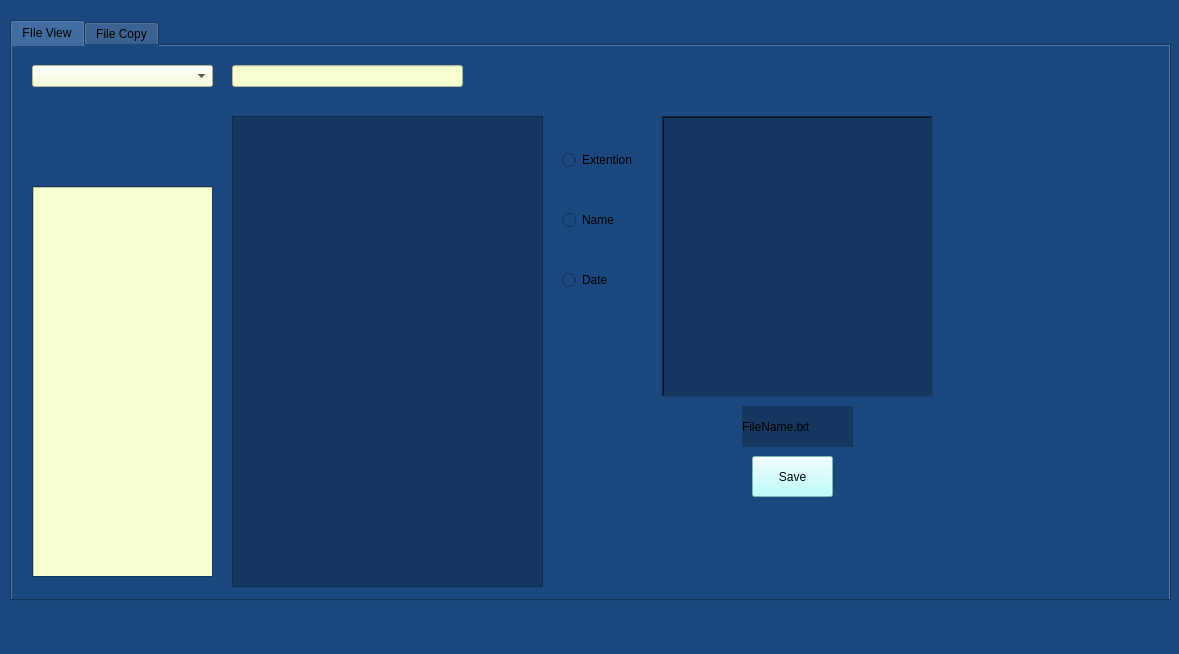
<?xml version="1.0" encoding="UTF-8"?>
<ui version="4.0">
 <class>MainWindow</class>
 <widget class="QMainWindow" name="MainWindow">
  <property name="geometry">
   <rect>
    <x>0</x>
    <y>0</y>
    <width>1179</width>
    <height>654</height>
   </rect>
  </property>
  <property name="windowTitle">
   <string>MainWindow</string>
  </property>
  <property name="styleSheet">
   <string notr="true">background-color: rgb(27, 72, 127);
alternate-background-color: rgb(108, 179, 255);</string>
  </property>
  <widget class="QWidget" name="centralwidget">
   <widget class="QTabWidget" name="tabWidget">
    <property name="geometry">
     <rect>
      <x>10</x>
      <y>20</y>
      <width>1161</width>
      <height>581</height>
     </rect>
    </property>
    <property name="currentIndex">
     <number>0</number>
    </property>
    <widget class="QWidget" name="tab">
     <attribute name="title">
      <string>FIle View</string>
     </attribute>
     <widget class="QWidget" name="verticalLayoutWidget_5">
      <property name="geometry">
       <rect>
        <x>20</x>
        <y>0</y>
        <width>181</width>
        <height>61</height>
       </rect>
      </property>
      <layout class="QVBoxLayout" name="fileDropFilterLayout">
       <item>
        <widget class="QComboBox" name="fileDropFilter">
         <property name="styleSheet">
          <string notr="true">background-color: rgb(245, 255, 207);</string>
         </property>
        </widget>
       </item>
      </layout>
     </widget>
     <widget class="QWidget" name="verticalLayoutWidget_7">
      <property name="geometry">
       <rect>
        <x>220</x>
        <y>70</y>
        <width>311</width>
        <height>471</height>
       </rect>
      </property>
      <layout class="QVBoxLayout" name="fileDropdownLayout_3">
       <item>
        <widget class="QListView" name="listView_3">
         <property name="styleSheet">
          <string notr="true">background-color: rgb(20, 54, 95);</string>
         </property>
        </widget>
       </item>
      </layout>
     </widget>
     <widget class="QWidget" name="horizontalLayoutWidget_3">
      <property name="geometry">
       <rect>
        <x>20</x>
        <y>140</y>
        <width>181</width>
        <height>391</height>
       </rect>
      </property>
      <layout class="QHBoxLayout" name="fileLayout_3">
       <item>
        <widget class="QScrollArea" name="scrollArea_3">
         <property name="widgetResizable">
          <bool>true</bool>
         </property>
         <widget class="QWidget" name="scrollAreaWidgetContents_7">
          <property name="geometry">
           <rect>
            <x>0</x>
            <y>0</y>
            <width>177</width>
            <height>387</height>
           </rect>
          </property>
          <widget class="QTreeView" name="fileTreeView">
           <property name="geometry">
            <rect>
             <x>0</x>
             <y>0</y>
             <width>181</width>
             <height>461</height>
            </rect>
           </property>
           <property name="styleSheet">
            <string notr="true">background-color: rgb(245, 255, 207);</string>
           </property>
          </widget>
         </widget>
        </widget>
       </item>
      </layout>
     </widget>
     <widget class="QWidget" name="horizontalLayoutWidget_4">
      <property name="geometry">
       <rect>
        <x>650</x>
        <y>70</y>
        <width>271</width>
        <height>281</height>
       </rect>
      </property>
      <layout class="QHBoxLayout" name="horizontalLayout_3">
       <item>
        <widget class="QLabel" name="imageLabel_2">
         <property name="styleSheet">
          <string notr="true">background-color: rgb(20, 54, 95);</string>
         </property>
         <property name="frameShape">
          <enum>QFrame::WinPanel</enum>
         </property>
         <property name="frameShadow">
          <enum>QFrame::Sunken</enum>
         </property>
         <property name="text">
          <string/>
         </property>
        </widget>
       </item>
      </layout>
     </widget>
     <widget class="QWidget" name="verticalLayoutWidget_9">
      <property name="geometry">
       <rect>
        <x>220</x>
        <y>0</y>
        <width>231</width>
        <height>61</height>
       </rect>
      </property>
      <layout class="QVBoxLayout" name="fileSearchLayout_2">
       <item>
        <widget class="QLineEdit" name="fileSearch_2">
         <property name="styleSheet">
          <string notr="true">background-color: rgb(245, 255, 207);</string>
         </property>
        </widget>
       </item>
      </layout>
     </widget>
     <widget class="QLabel" name="label_2">
      <property name="geometry">
       <rect>
        <x>730</x>
        <y>360</y>
        <width>111</width>
        <height>41</height>
       </rect>
      </property>
      <property name="styleSheet">
       <string notr="true">background-color: rgb(20, 54, 95);</string>
      </property>
      <property name="text">
       <string>FileName.txt</string>
      </property>
      <property name="wordWrap">
       <bool>true</bool>
      </property>
     </widget>
     <widget class="QWidget" name="verticalLayoutWidget_4">
      <property name="geometry">
       <rect>
        <x>550</x>
        <y>70</y>
        <width>71</width>
        <height>211</height>
       </rect>
      </property>
      <layout class="QVBoxLayout" name="fileFilterLayout_2">
       <item>
        <widget class="QRadioButton" name="extFilterButton_2">
         <property name="text">
          <string>Extention</string>
         </property>
        </widget>
       </item>
       <item>
        <widget class="QRadioButton" name="nameFilterButton_2">
         <property name="text">
          <string>Name</string>
         </property>
        </widget>
       </item>
       <item>
        <widget class="QRadioButton" name="dateFilterButton_2">
         <property name="text">
          <string>Date</string>
         </property>
        </widget>
       </item>
      </layout>
     </widget>
     <widget class="QPushButton" name="fileRenameButton">
      <property name="geometry">
       <rect>
        <x>740</x>
        <y>410</y>
        <width>81</width>
        <height>41</height>
       </rect>
      </property>
      <property name="styleSheet">
       <string notr="true">background-color: rgb(170, 255, 255);</string>
      </property>
      <property name="text">
       <string>Save</string>
      </property>
     </widget>
    </widget>
    <widget class="QWidget" name="tab_2">
     <attribute name="title">
      <string>File Copy</string>
     </attribute>
     <widget class="QPushButton" name="copyButton">
      <property name="geometry">
       <rect>
        <x>980</x>
        <y>410</y>
        <width>81</width>
        <height>41</height>
       </rect>
      </property>
      <property name="styleSheet">
       <string notr="true">background-color: rgb(170, 255, 255);</string>
      </property>
      <property name="text">
       <string>Copy</string>
      </property>
     </widget>
     <widget class="QWidget" name="horizontalLayoutWidget_2">
      <property name="geometry">
       <rect>
        <x>870</x>
        <y>70</y>
        <width>271</width>
        <height>281</height>
       </rect>
      </property>
      <layout class="QHBoxLayout" name="horizontalLayout_2">
       <item>
        <widget class="QLabel" name="imageLabel">
         <property name="styleSheet">
          <string notr="true">background-color: rgb(20, 54, 95);</string>
         </property>
         <property name="frameShape">
          <enum>QFrame::WinPanel</enum>
         </property>
         <property name="frameShadow">
          <enum>QFrame::Sunken</enum>
         </property>
         <property name="text">
          <string/>
         </property>
        </widget>
       </item>
      </layout>
     </widget>
     <widget class="QWidget" name="verticalLayoutWidget_2">
      <property name="geometry">
       <rect>
        <x>550</x>
        <y>70</y>
        <width>311</width>
        <height>471</height>
       </rect>
      </property>
      <layout class="QVBoxLayout" name="fileDropdownLayout_2">
       <item>
        <widget class="QListView" name="listView_2">
         <property name="styleSheet">
          <string notr="true">background-color: rgb(20, 54, 95);</string>
         </property>
        </widget>
       </item>
      </layout>
     </widget>
     <widget class="QWidget" name="horizontalLayoutWidget">
      <property name="geometry">
       <rect>
        <x>20</x>
        <y>70</y>
        <width>181</width>
        <height>461</height>
       </rect>
      </property>
      <layout class="QHBoxLayout" name="fileLayout">
       <item>
        <widget class="QScrollArea" name="scrollArea">
         <property name="widgetResizable">
          <bool>true</bool>
         </property>
         <widget class="QWidget" name="scrollAreaWidgetContents_2">
          <property name="geometry">
           <rect>
            <x>0</x>
            <y>0</y>
            <width>177</width>
            <height>457</height>
           </rect>
          </property>
          <widget class="QTreeView" name="fileTreeView_2">
           <property name="geometry">
            <rect>
             <x>0</x>
             <y>0</y>
             <width>181</width>
             <height>461</height>
            </rect>
           </property>
           <property name="styleSheet">
            <string notr="true">background-color: rgb(245, 255, 207);</string>
           </property>
          </widget>
         </widget>
        </widget>
       </item>
      </layout>
     </widget>
     <widget class="QLabel" name="label">
      <property name="geometry">
       <rect>
        <x>960</x>
        <y>360</y>
        <width>111</width>
        <height>41</height>
       </rect>
      </property>
      <property name="styleSheet">
       <string notr="true">background-color: rgb(20, 54, 95);</string>
      </property>
      <property name="text">
       <string>FileName.txt</string>
      </property>
      <property name="wordWrap">
       <bool>true</bool>
      </property>
     </widget>
     <widget class="QWidget" name="verticalLayoutWidget_3">
      <property name="geometry">
       <rect>
        <x>220</x>
        <y>0</y>
        <width>231</width>
        <height>61</height>
       </rect>
      </property>
      <layout class="QVBoxLayout" name="fileSearchLayout">
       <item>
        <widget class="QLineEdit" name="fileSearch">
         <property name="styleSheet">
          <string notr="true">background-color: rgb(245, 255, 207);</string>
         </property>
        </widget>
       </item>
      </layout>
     </widget>
     <widget class="QWidget" name="verticalLayoutWidget">
      <property name="geometry">
       <rect>
        <x>220</x>
        <y>70</y>
        <width>311</width>
        <height>471</height>
       </rect>
      </property>
      <layout class="QVBoxLayout" name="fileDropdownLayout">
       <item>
        <widget class="QListView" name="listView">
         <property name="styleSheet">
          <string notr="true">background-color: rgb(20, 54, 95);</string>
         </property>
        </widget>
       </item>
      </layout>
     </widget>
     <widget class="QWidget" name="verticalLayoutWidget_8">
      <property name="geometry">
       <rect>
        <x>20</x>
        <y>0</y>
        <width>181</width>
        <height>61</height>
       </rect>
      </property>
      <layout class="QVBoxLayout" name="fileDropFilterLayout_2">
       <item>
        <widget class="QComboBox" name="fileDropFilter_2">
         <property name="styleSheet">
          <string notr="true">background-color: rgb(245, 255, 207);</string>
         </property>
        </widget>
       </item>
      </layout>
     </widget>
     <widget class="QWidget" name="horizontalLayoutWidget_5">
      <property name="geometry">
       <rect>
        <x>470</x>
        <y>10</y>
        <width>301</width>
        <height>51</height>
       </rect>
      </property>
      <layout class="QHBoxLayout" name="fileFilterLayout">
       <item>
        <widget class="QRadioButton" name="fileZipButton">
         <property name="text">
          <string>ZIP</string>
         </property>
        </widget>
       </item>
       <item>
        <widget class="QRadioButton" name="nameFilterButton">
         <property name="text">
          <string>Name</string>
         </property>
        </widget>
       </item>
       <item>
        <widget class="QRadioButton" name="extFilterButton">
         <property name="text">
          <string>Extention</string>
         </property>
        </widget>
       </item>
      </layout>
     </widget>
    </widget>
   </widget>
  </widget>
  <widget class="QMenuBar" name="menubar">
   <property name="geometry">
    <rect>
     <x>0</x>
     <y>0</y>
     <width>1179</width>
     <height>22</height>
    </rect>
   </property>
  </widget>
  <widget class="QStatusBar" name="statusbar"/>
 </widget>
 <resources/>
 <connections/>
</ui>
